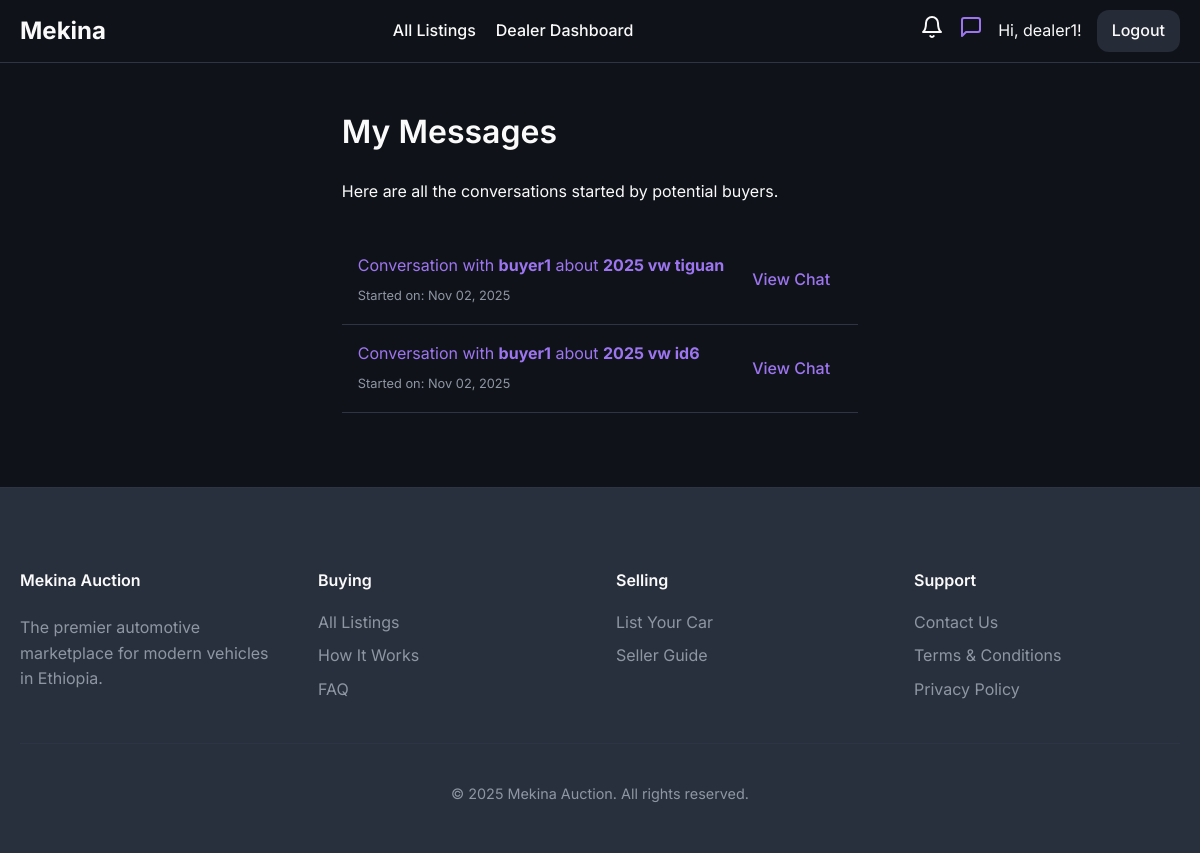
/dealer/messages (signed in), run on the app's committed database.
### models/user.py (models this page shows, shortened)
class User(UserMixin, db.Model):
    id = db.Column(db.Integer, primary_key=True)
    username = db.Column(db.String(64), index=True, unique=True, nullable=False)
    email = db.Column(db.String(120), index=True, unique=True, nullable=False)
    phone_number = db.Column(db.String(20), nullable=True)
    password_hash = db.Column(db.String(128))
    is_admin = db.Column(db.Boolean, default=False)
    is_dealer = db.Column(db.Boolean, default=False)
    is_rental_company = db.Column(db.Boolean, default=False)
    is_verified = db.Column(db.Boolean, default=False) # For verified dealers
    points = db.Column(db.Integer, nullable=False, default=5) # Points for dealers to bid
    cars = db.relationship('Car', backref='owner', lazy='dynamic')
    bids = db.relationship('Bid', backref='bidder', lazy='dynamic')
    dealer_bids = db.relationship('DealerBid', backref='dealer', lazy='dynamic')
    car_requests = db.relationship('CarRequest', backref='customer', lazy='dynamic')
    ratings_given = db.relationship('DealerRating', foreign_keys='DealerRating.buyer_id', back_populates='buyer', lazy='dynamic')
    ratings_received = db.relationship('DealerRating', foreign_keys='DealerRating.dealer_id', back_populates='dealer', lazy='dynamic')

### models/conversation.py (models this page shows, shortened)
class Conversation(db.Model):
    __tablename__ = 'conversations'
    id = db.Column(db.Integer, primary_key=True)
    is_unlocked = db.Column(db.Boolean, nullable=False, default=False) # Tracks if dealer paid to unlock
    message_count = db.Column(db.Integer, nullable=False, default=0) # Tracks number of free messages
    created_at = db.Column(db.DateTime, nullable=False, default=datetime.utcnow)
    car_id = db.Column(db.Integer, db.ForeignKey('car.id'), nullable=False)
    buyer_id = db.Column(db.Integer, db.ForeignKey('user.id'), nullable=False)
    dealer_id = db.Column(db.Integer, db.ForeignKey('user.id'), nullable=False)
    car = db.relationship('Car', backref='conversations')
    buyer = db.relationship('User', foreign_keys=[buyer_id])
    dealer = db.relationship('User', foreign_keys=[dealer_id])

### models/car.py (models this page shows, shortened)
class Car(db.Model):
    id = db.Column(db.Integer, primary_key=True)
    make = db.Column(db.String(64), nullable=False)
    model = db.Column(db.String(64), nullable=False)
    year = db.Column(db.Integer, nullable=False)
    description = db.Column(db.Text, nullable=True)
    owner_id = db.Column(db.Integer, db.ForeignKey('user.id'), nullable=False)
    service_history_url = db.Column(db.String(200), nullable=True)
    inspection_report_url = db.Column(db.String(200), nullable=True)
    is_approved = db.Column(db.Boolean, default=False, nullable=False)
    is_active = db.Column(db.Boolean, default=True, nullable=False)
    is_featured = db.Column(db.Boolean, default=False, nullable=False)
    is_bank_loan_available = db.Column(db.Boolean, default=False, nullable=False)
    transmission = db.Column(db.String(50))
    drivetrain = db.Column(db.String(50))
    mileage = db.Column(db.Integer)
    fuel_type = db.Column(db.String(50))
    condition = db.Column(db.String(50)) # e.g., New, Used
    body_type = db.Column(db.String(50), nullable=True) # e.g., SUV, Sedan
    listing_type = db.Column(db.String(50), default='auction', nullable=False) # 'auction', 'sale', 'rental'
    fixed_price = db.Column(db.Float, nullable=True) # For 'sale' listing_type
    auction = db.relationship('Auction', backref='car', uselist=False, cascade="all, delete-orphan")
    rental_listing = db.relationship('RentalListing', backref='car', uselist=False, cascade="all, delete-orphan")
    images = db.relationship('CarImage', backref='car', lazy=True, cascade="all, delete-orphan") # One-to-many relationship with CarImage
    equipment = db.relationship('Equipment', secondary=car_equipment_association, lazy='subquery', backref=db.backref('cars', lazy=True))

### routes/dealer.py (the view)
@dealer_bp.route('/messages')
@login_required
@dealer_required
def list_messages():
    conversations = Conversation.query.options(
        db.joinedload(Conversation.lead_score),
        db.joinedload(Conversation.buyer),
        db.joinedload(Conversation.car)
    ).filter_by(dealer_id=current_user.id).order_by(Conversation.created_at.desc()).all()
    return render_template('dealer_messages.html', conversations=conversations)

### routes/dealer.py (called while the page is built)
def dealer_required(f):
    @wraps(f)
    def decorated_function(*args, **kwargs):
        if not current_user.is_authenticated or not (current_user.is_dealer or current_user.is_admin):
            abort(403) # Forbidden
        if not current_user.is_admin and 'dealer_id' in kwargs and kwargs['dealer_id'] != current_user.id:
            abort(403)
        return f(*args, **kwargs)
    return decorated_function

### templates/dealer_messages.html (shortened to what this page needs)
{% extends "base.html" %}
{% block content %}
    <h1>My Messages</h1>
    <p>Here are all the conversations started by potential buyers.</p>
    <div class="notification-list">
        {% if conversations %}
            {% for conv in conversations %}
                <a href="{{ url_for('dealer.view_conversation', conversation_id=conv.id) }}" class="notification-item-link">
                    <div class="notification-item">
                        <div class="notification-content">
                            <p>
                                Conversation with <strong>{{ conv.buyer.username }}</strong>
                                about <strong>{{ conv.car.year }} {{ conv.car.make }} {{ conv.car.model }}</strong>
                            </p>
                            <small class="notification-time">
                                Started on: {{ conv.created_at.strftime('%b %d, %Y') }}
                            </small>
                        </div>
                        <div class="notification-action">
                            <span class="btn">View Chat</span>
                        </div>
                    </div>
                </a>
            {% endfor %}
        {% else %}
            <p>You have no messages from buyers yet.</p>
        {% endif %}
    </div>
{% endblock %}

### templates/base.html (shortened to what this page needs)
<!DOCTYPE html>
<html lang="en">
<head>
    <link rel="stylesheet" href="{{ url_for('static', filename='css/style.css', v=now.timestamp()) }}">
</head>
<body class="{% block body_class %}{% endblock %}">
    <nav>
        <a href="{{ url_for('main.home') }}" class="nav-brand">Mekina</a>
        <div class="nav-menu" id="nav-menu">
            <ul>
                {% if current_user.is_authenticated and current_user.is_admin %}
                    <li><a href="{{ url_for('admin.dashboard') }}" class="{{ 'active' if request.endpoint == 'admin.dashboard' }}">Dashboard</a></li>
                    <li><a href="{{ url_for('admin.rental_management') }}" class="{{ 'active' if request.endpoint == 'admin.rental_management' }}">Manage Rentals</a></li>
                    <li><a href="{{ url_for('admin.dealer_management') }}" class="{{ 'active' if request.endpoint == 'admin.dealer_management' }}">Manage Dealers</a></li>
                    <li><a href="{{ url_for('admin.user_management') }}" class="{{ 'active' if request.endpoint == 'admin.user_management' }}">Users</a></li>
                    <li><a href="{{ url_for('auctions.list_auctions') }}" class="{{ 'active' if request.endpoint == 'auctions.list_auctions' }}">Manage Listings</a></li>
                {% elif current_user.is_authenticated and current_user.is_rental_company %}
                    <li><a href="{{ url_for('rentals.dashboard') }}" class="{{ 'active' if request.endpoint == 'rentals.dashboard' }}">Rental Dashboard</a></li>
                {% elif current_user.is_authenticated and current_user.is_dealer %}
                    <li><a href="{{ url_for('main.all_listings') }}" class="{{ 'active' if request.endpoint == 'main.all_listings' }}">All Listings</a></li>
                    <li><a href="{{ url_for('dealer.dashboard') }}" class="{{ 'active' if request.endpoint == 'dealer.dashboard' }}">Dealer Dashboard</a></li>
                {% endif %}
            </ul>
            <div class="nav-right">
                {% if current_user.is_authenticated %}
                    <a href="{{ url_for('main.notifications') }}" class="desktop-icon-link notification-bell-link {% if request.endpoint == 'main.notifications' %}active{% endif %}">
                    </a>
                    {% if current_user.is_dealer %}
                        <a href="{{ url_for('dealer.list_messages') }}" class="desktop-icon-link {% if 'dealer.list_messages' in request.endpoint or 'dealer.view_conversation' in request.endpoint %}active{% endif %}">
                            <svg xmlns="http://www.w3.org/2000/svg" width="24" height="24" viewBox="0 0 24 24" fill="none" stroke="currentColor" stroke-width="2" stroke-linecap="round" stroke-linejoin="round" class="feather feather-message-square"><path d="M21 15a2 2 0 0 1-2 2H7l-4 4V5a2 2 0 0 1 2-2h14a2 2 0 0 1 2 2z"></path></svg>
                        </a>
                    {% endif %}
                    <span class="desktop-username">Hi, {{ current_user.username }}!</span>
                    <a href="{{ url_for('auth.logout') }}" class="nav-button">Logout</a>
                {% else %}
                    <a href="{{ url_for('auth.login') }}" class="nav-button">Login</a>
                    <a href="{{ url_for('auth.register') }}" class="nav-button">Register</a>
                {% endif %}
            </div>
        </div>
    </nav>
    {% block main_content %}
        <main class="container">
            {% block content %}{% endblock %}
        </main>
    {% endblock %}
    <footer class="site-footer">
        <div class="container">
            <div class="footer-content-grid">
                <div class="footer-brand">
                    <h4>Mekina Auction</h4>
                    <p>
                        The premier automotive marketplace for modern vehicles in Ethiopia.
                    </p>
                </div>
                <div class="footer-links">
                    <h4>Buying</h4>
                    <ul>
                        <li><a href="{{ url_for('main.all_listings') }}">All Listings</a></li>
                        <li><a href="{{ url_for('main.how_it_works') }}">How It Works</a></li>
                        <li><a href="#">FAQ</a></li>
                    </ul>
                </div>
                <div class="footer-links">
                    <h4>Selling</h4>
                    <ul>
                        <li><a href="{{ url_for('seller.submit_car') }}">List Your Car</a></li>
                        <li><a href="#">Seller Guide</a></li>
                    </ul>
                </div>
                <div class="footer-links">
                    <h4>Support</h4>
                    <ul>
                        <li><a href="#">Contact Us</a></li>
                        <li><a href="#">Terms & Conditions</a></li>
                        <li><a href="#">Privacy Policy</a></li>
                    </ul>
                </div>
            </div>
            <div class="footer-bottom">
                <p>&copy; {{ now.year }} Mekina Auction. All rights reserved.</p>
            </div>
        </div>
    </footer>
</body>
</html>

### static/css/style.css (style rules this page uses)
:root { --background: 220 25% 8%; --foreground: 0 0% 98%; --card: 220 20% 13%; --card-foreground: 0 0% 95%; --popover: 220 20% 13%; --popover-foreground: 0 0% 95%; --primary: 38 92% 50%; --primary-foreground: 220 70% 12%; --secondary: 220 20% 20%; --secondary-foreground: 0 0% 95%; --muted: 220 20% 18%; --muted-foreground: 220 10% 60%; --accent: 260 80% 70%; --accent-foreground: 0 0% 100%; --destructive: 0 62.8% 30.6%; --destructive-foreground: 0 0% 100%; --border: 220 20% 22%; --input: 220 20% 20%; --ring: 260 80% 70%; --radius: 0.75rem; --success: 142 76% 36%; --warning: 38 92% 50%; --info: 220 20% 18%; --gradient-primary: linear-gradient(135deg, hsl(220 20% 12%), hsl(220 20% 18%)); --gradient-accent: linear-gradient(135deg, hsl(260 80% 70%), hsl(260 70% 60%)); --shadow-card: 0 4px 6px -1px hsl(0 0% 0% / 0.3), 0 2px 4px -1px hsl(0 0% 0% / 0.2); --shadow-elevated: 0 10px 15px -3px hsl(0 0% 0% / 0.3), 0 4px 6px -2px hsl(0 0% 0% / 0.2); }
body { font-family: "Inter", sans-serif; background-color: hsl(var(--background)); color: hsl(var(--foreground)); margin: 0; line-height: 1.6; display: flex; flex-direction: column; min-height: 100vh; padding-top: 53px; }
main { flex-grow: 1; }
h1, h2, h3, h4, h5, h6 { font-weight: 600; }
a { color: hsl(var(--accent)); text-decoration: none; }
.btn, .button-group button, .button-group a { border: none; padding: 8px 12px; border-radius: var(--radius); cursor: pointer; font-weight: 500; text-decoration: none; display: inline-block; text-align: center; transition: all 0.2s ease-in-out; }
.nav-button { background-color: hsl(var(--info)); color: hsl(var(--foreground)); padding: 8px 15px; border-radius: var(--radius); font-weight: 500; }
.notification-list { margin-top: 2rem; }
.notification-item { display: flex; align-items: center; justify-content: space-between; gap: 1rem; padding: 1rem; border-bottom: 1px solid hsl(var(--border)); transition: background-color 0.2s; }
.notification-content { flex-grow: 1; }
.notification-content p { margin: 0 0 0.25rem 0; }
.notification-time { font-size: 0.8em; color: hsl(var(--muted-foreground)); }
.notification-action { flex-shrink: 0; }
nav { position: fixed; top: 0; left: 0; right: 0; z-index: 100; background-color: hsl(var(--background)); border-bottom: 1px solid hsl(var(--border)); padding: 10px 20px; display: flex; justify-content: space-between; align-items: center; }
.nav-brand { font-size: 1.5rem; font-weight: 700; color: hsl(var(--foreground)); text-decoration: none; }
nav ul { list-style: none; margin: 0; padding: 0; display: flex; gap: 20px; }
nav a { color: hsl(var(--foreground)); font-weight: 500; }
nav a.active { color: hsl(var(--accent)); font-weight: 700; }
.nav-right { display: flex; align-items: center; gap: 15px; }
.desktop-icon-link.active, .mobile-notification-bell-link.active { color: hsl(var(--accent)); }
.nav-menu { flex-grow: 1; display: contents; }
.site-footer { background-color: hsl(var(--secondary)); color: hsl(var(--muted-foreground)); padding: 3rem 0 1rem; border-top: 1px solid hsl(var(--border)); margin-top: auto; }
.footer-content-grid { display: grid; grid-template-columns: repeat(4, 1fr); gap: 2rem; margin-bottom: 2rem; }
.footer-brand h4 { color: hsl(var(--foreground)); margin-top: 0; }
.footer-links h4 { color: hsl(var(--foreground)); margin-top: 0; margin-bottom: 1rem; }
.footer-links ul { list-style: none; padding: 0; margin: 0; }
.footer-links ul li { margin-bottom: 0.5rem; }
.footer-links a { color: hsl(var(--muted-foreground)); }
.footer-bottom { text-align: center; padding-top: 1.5rem; border-top: 1px solid hsl(var(--border)); font-size: 0.9em; }
.container { max-width: 1200px; margin: 2rem auto; padding: 0 20px; }

### data on the page
User: username "dealer1"
Conversation: buyer.username "buyer1", car.year "2025", car.make "vw", car.model "tiguan", created_at "Nov 02, 2025"
Conversation: buyer.username "buyer1", car.year "2025", car.make "vw", car.model "id6", created_at "Nov 02, 2025"
